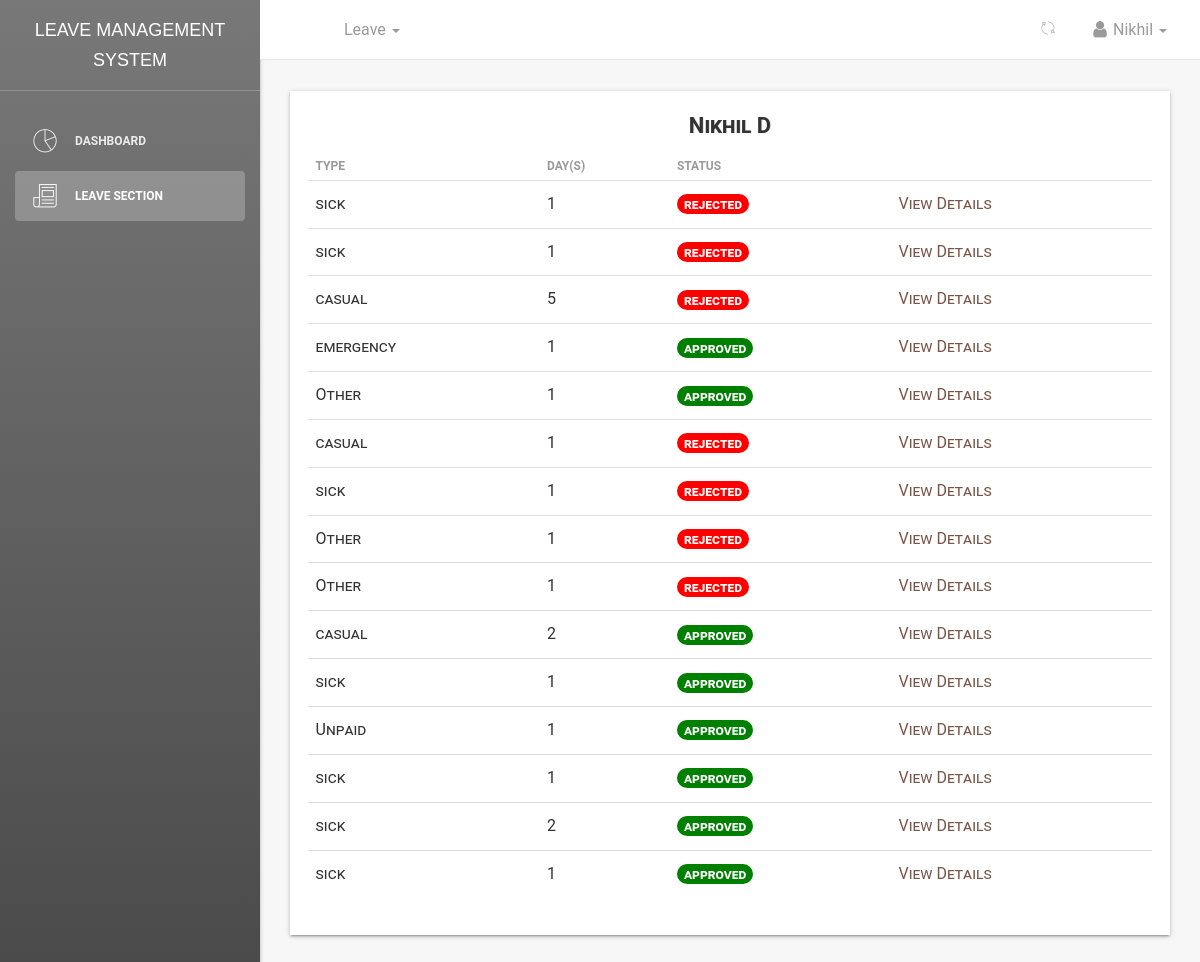
Before: /dashboard/leaves/view/table/ (signed in) with the older database file.
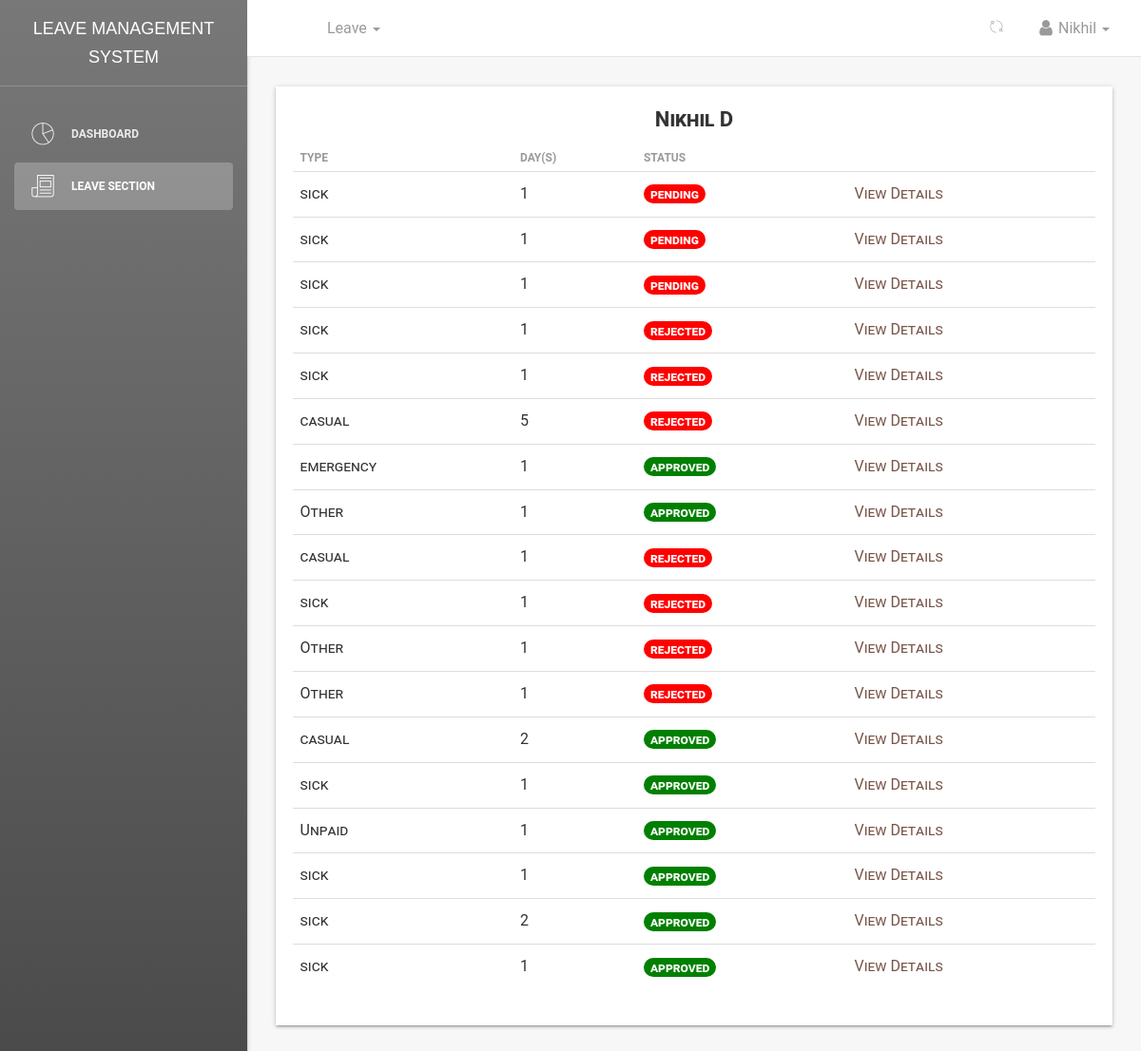
After: the same page with the newer database file.
### leave/models.py (models this page shows, shortened)
class Leave(models.Model):
    user = models.ForeignKey(User, on_delete=models.CASCADE, default=1)
    startdate = models.DateField(verbose_name=_('Start Date'), help_text='leave start date is on ..', null=True,
                                 blank=False)
    enddate = models.DateField(verbose_name=_('End Date'), help_text='comes back on', null=True, blank=False)
    leavetype = models.CharField(choices=LEAVE_TYPE, max_length=25, default=SICK, null=True, blank=False)
    reason = models.CharField(verbose_name=_('Reason for Leave'), max_length=255,
                              help_text='add additional information for leave', null=True, blank=True)
    status = models.CharField(max_length=12, default='pending')  # pending,approved,rejected,cancelled
    is_approved = models.BooleanField(default=False)  # hide
    updated = models.DateTimeField(auto_now=True, auto_now_add=False)
    created = models.DateTimeField(auto_now=False, auto_now_add=True)
    objects = LeaveManager()
    Tempdays = 0
    date_of_approved_leave = 0
    class Meta:
        verbose_name = _('Leave')
        verbose_name_plural = _('Leaves')
        ordering = ['-created']  # recent objects
    def businessDays(self, startdate, enddate):
        from datetime import timedelta
        test_date1, test_date2 = startdate, enddate
        dates = (test_date1 + timedelta(idx+1) for idx in range((test_date2 - test_date1).days))
        res = sum(1 for day in dates if day.weekday() < 5)
        holiday_list = [
            (12, 25),  # Christmas
            (7, 4)  # New Year
        ]
        for holiday_month, holiday_day in holiday_list:
            holiday_date = startdate.replace(month=holiday_month, day=holiday_day)
            if startdate <= holiday_date <= enddate:
                res -= 1
        return res
    @property
    def leave_days(self):
        days_count = ''
        startdate = self.startdate
        enddate = self.enddate
        if startdate > enddate:
            return
        dates = (enddate - startdate)
        Leave.Tempdays = dates.days
        print("leaves applied", Leave.Tempdays)
        busineesDay = self.businessDays(startdate, enddate)
        print("busineesDay : ", busineesDay)
        Leave.Tempdays = busineesDay
        Leave.date_of_approved_leave = self.created
        return busineesDay

### dashboard/views.py (the view)
# urls.py: path('leaves/view/table/', views.view_my_leave_table, name='staffleavetable'),
def view_my_leave_table(request):
    if request.user.is_authenticated:
        user = request.user
        leaves = Leave.objects.filter(user=user)
        employee = Employee.objects.filter(user=user).first()
        print(leaves)
        dataset = dict()
        dataset['leave_list'] = leaves
        dataset['employee'] = employee
        dataset['title'] = 'Leaves List'
    else:
        return redirect('accounts:login')
    return render(request, 'dashboard/staff_leaves_table.html', dataset)

### employee/models.py (called while the page is built)
    @property
    def get_full_name(self):
        fullname = ''
        firstname = self.firstname
        lastname = self.lastname
        othername = self.othername
        if (firstname and lastname) or othername is None:
            fullname = firstname + ' ' + lastname
            return fullname
        elif othername:
            fullname = firstname + ' ' + lastname + ' ' + othername
            return fullname
        return

### leave/manager.py (called while the page is built)
    def get_queryset(self):
        return super().get_queryset()

### templates/dashboard/staff_leaves_table.html (shortened to what this page needs)
{% extends '_layout.html' %}
{% block navheader %}
{% include 'includes/navheader_employee_app.html' %}
{% endblock %}
{% block content %}
<section class="content">
    <section class="container-fluid">
        <section class="row">
            <section class="col col-sm-8 offset-sm-2">
            </section>
        </section>
        <div class="table-responsive table-shadow">
            <div class="text-center table-description">
                <h4 class="title-h3" style="text-shadow: 1px 0px rgba(0,0,0,0.11)">{{ employee.get_full_name }}</h4>
            </div>
            {% if leave_list %}
            <table class="table">
                <thead>
                <tr>
                    <th scope="col"><b>Type</b></th>
                    <th scope="col"><b>Day(s)</b></th>
                    <th scope="col"><b>Status</b></th>
                </tr>
                </thead>
                <tbody>
                {% for leave in leave_list %}
                <tr>
                    <td>{{ leave.leavetype}}</td>
                    <td>{{ leave.leave_days }}</td>
                    {% if leave.is_approved %}
                    {% if leave.status == 'rejected' %}
                    <td><span class="badge badge-success" style="background-color:red; font-size: 14px;">{{ leave.status }}</span>
                    </td>
                    {% else %}
                    <td><span class="badge badge-success" style="background-color:green; font-size: 14px;">{{ leave.status }}</span>
                    </td>
                    {% endif %}
                    {% else %}
                    <td><span class="badge badge-warning" style="background-color:red; font-size: 14px;">{{ leave.status }}</span>
                    </td>
                    {% endif %}
                    <td>
                        <a href="{% url 'dashboard:userleaveview' leave.id %}" style="color: #795548;">
                            View Details
                        </a>
                    </td>
                </tr>
                {% endfor %}
                </tbody>
            </table>
            {% else %}
            <span>No Leaves can be found...</span>
            {% endif %}
        </div>
    </section>
</section>
{% endblock %}

Changed rows visible on the page:
added Leave: leavetype "sick", leave_days "1", status "pending"
added Leave: leavetype "sick", leave_days "1", status "pending"
added Leave: leavetype "sick", leave_days "1", status "pending"
